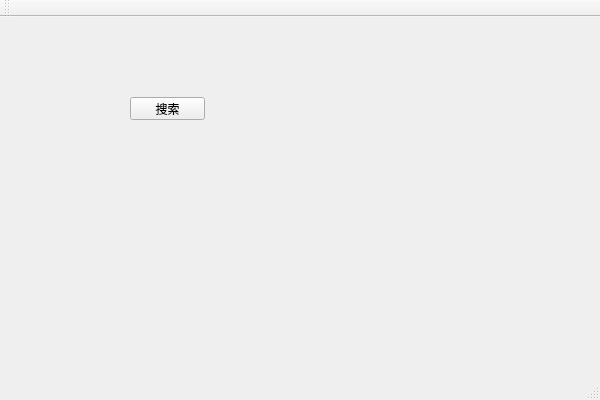
<?xml version="1.0" encoding="UTF-8"?>
<ui version="4.0">
 <class>Test7_3AClass</class>
 <widget class="QMainWindow" name="Test7_3AClass">
  <property name="geometry">
   <rect>
    <x>0</x>
    <y>0</y>
    <width>600</width>
    <height>400</height>
   </rect>
  </property>
  <property name="windowTitle">
   <string>Test7_3A</string>
  </property>
  <widget class="QWidget" name="centralWidget">
   <widget class="QPushButton" name="btnSou">
    <property name="geometry">
     <rect>
      <x>130</x>
      <y>80</y>
      <width>75</width>
      <height>23</height>
     </rect>
    </property>
    <property name="text">
     <string>搜索</string>
    </property>
   </widget>
  </widget>
  <widget class="QMenuBar" name="menuBar">
   <property name="geometry">
    <rect>
     <x>0</x>
     <y>0</y>
     <width>600</width>
     <height>23</height>
    </rect>
   </property>
  </widget>
  <widget class="QToolBar" name="mainToolBar">
   <attribute name="toolBarArea">
    <enum>TopToolBarArea</enum>
   </attribute>
   <attribute name="toolBarBreak">
    <bool>false</bool>
   </attribute>
  </widget>
  <widget class="QStatusBar" name="statusBar"/>
 </widget>
 <layoutdefault spacing="6" margin="11"/>
 <resources>
  <include location="../Test7_3A.qrc"/>
 </resources>
 <connections/>
</ui>
